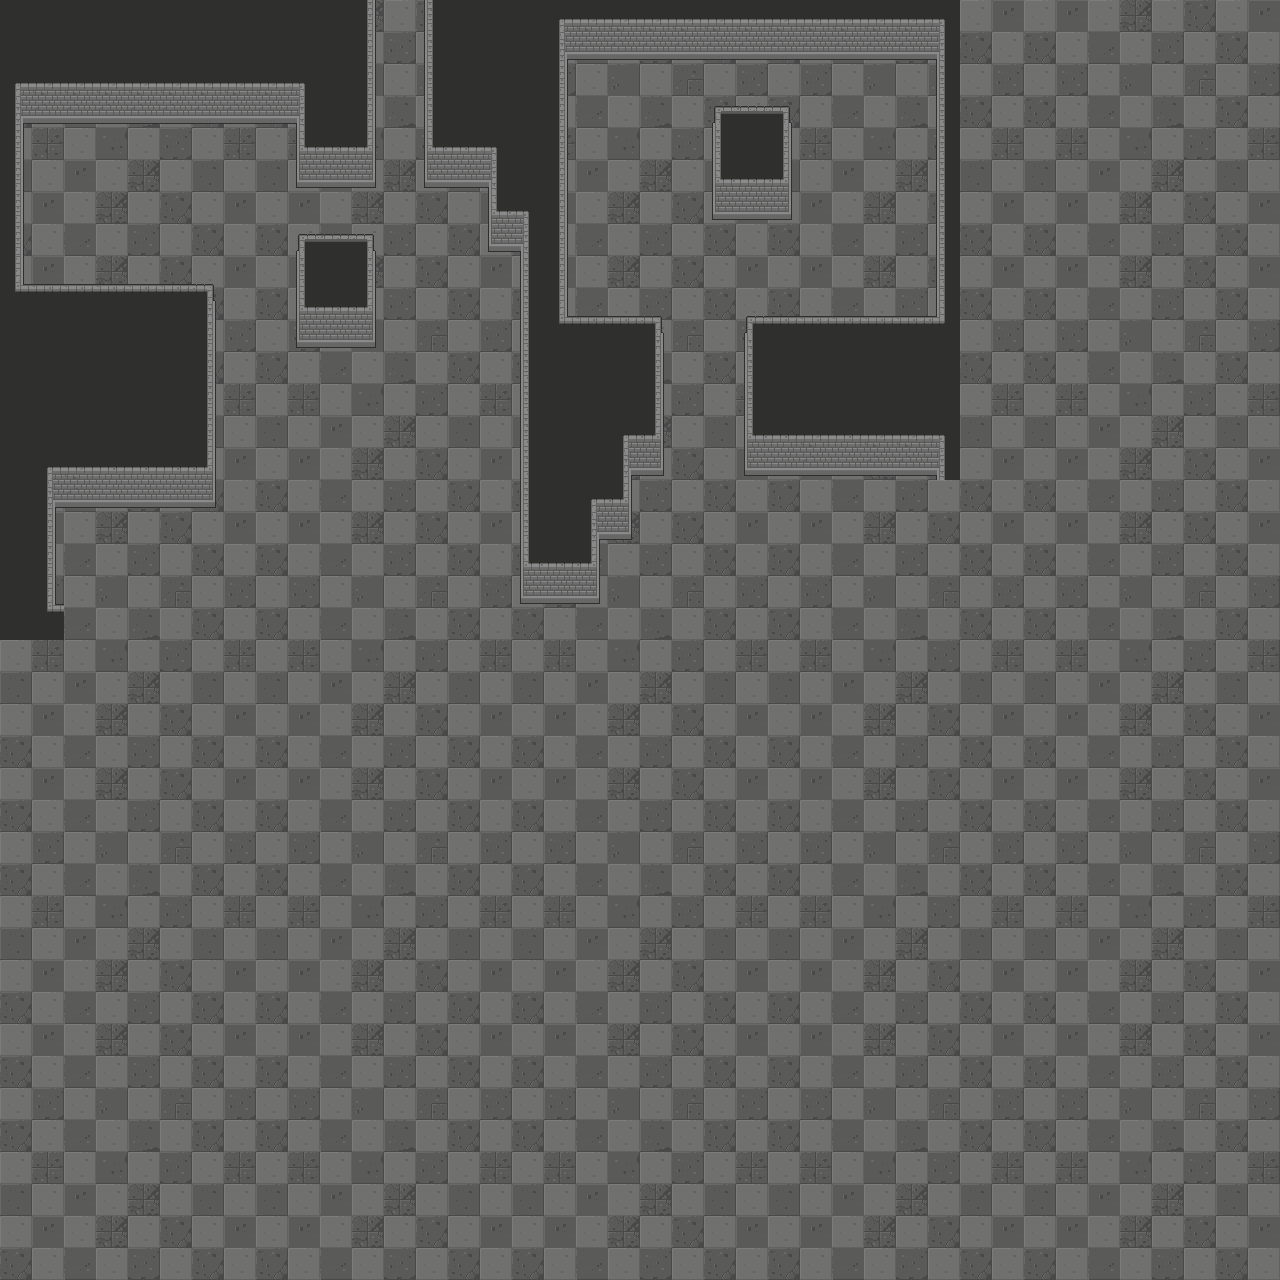

A 2D game scene composited from a Tiled map and its tileset images. What follows is a short description and the map's XML, with each tile layer's data collapsed to a summary:
An orthogonal 40x40 tile map with 32x32 px tiles, 2 tile layers (floor, walls) and 18 objects (Player, Door).

<map version="1.9" tiledversion="1.9.0" orientation="orthogonal" renderorder="right-down" width="40" height="40" tilewidth="32" tileheight="32" infinite="0" nextlayerid="6" nextobjectid="19">
 <tileset firstgid="1" source="../tilesets/Dungeon_Tileset.tsx" />
 <layer id="2" name="floor" width="40" height="40">
  <data>[1600 cells, 1600 non-empty, 13 distinct tile ids]</data>
 </layer>
 <layer id="3" name="walls" width="40" height="40">
  <data>[1600 cells, 301 non-empty, 28 distinct tile ids]</data>
 </layer>
 <objectgroup id="4" name="player">
  <object id="1" name="Player" x="401.369" y="114.288">
   <point />
  </object>
  <object id="18" name="Door" x="384" y="0" width="32" height="12.5">
   <properties>
    <property name="to" value="main" />
   </properties>
  </object>
 </objectgroup>
 <objectgroup id="5" name="collision">
  <object id="2" x="0" y="0" width="384" height="128" />
  <object id="3" x="416" y="0" width="160" height="192" />
  <object id="4" x="480" y="192" width="96" height="64" />
  <object id="5" x="512" y="256" width="64" height="352" />
  <object id="6" x="576" y="320" width="96" height="160" />
  <object id="7" x="576" y="480" width="64" height="64" />
  <object id="8" x="576" y="544" width="32" height="64" />
  <object id="9" x="288" y="224" width="96" height="128" />
  <object id="10" x="288" y="128" width="96" height="64" />
  <object id="11" x="0" y="128" width="32" height="160" />
  <object id="12" x="0" y="288" width="224" height="224" />
  <object id="13" x="0" y="512" width="64" height="128" />
  <object id="14" x="576" y="0" width="384" height="64" />
  <object id="15" x="928" y="64" width="32" height="416" />
  <object id="16" x="704" y="96" width="96" height="128" />
  <object id="17" x="736" y="320" width="192" height="160" />
 </objectgroup>
</map>
